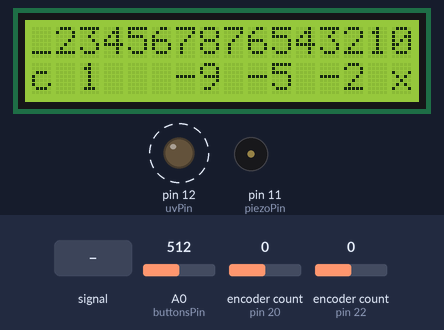
Simulated run of this sketch. Board: Arduino Mega 2560, built with avr-gcc and run on an emulated ATmega2560. Parts: 16×2 character LCD, output pins drawn as LEDs (lit = HIGH), buzzer (waves = sounding). Dashed ring = blinking. Inputs (shaded band) come from the test bench; at power-on: encoder count (sensors on pin 20, pin 22) 0, A0 (buttonsPin) = 512. What the sketch prints to the serial monitor is not drawn.

Above: at 1.51 s.
1.7 s: A0 (buttonsPin) fed a 200 Hz sine of ±255 counts around its level
At 3.73 s:
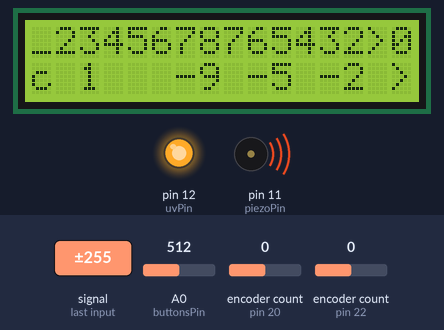
4.7 s: encoder count (sensor on pin 20) set to 4
At 7.51 s:
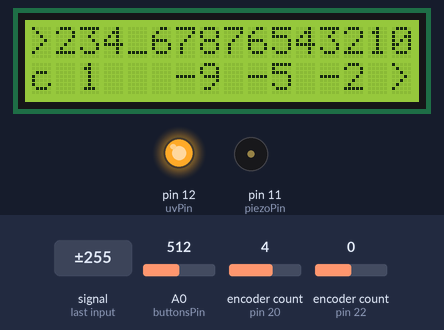
7.7 s: encoder count (sensor on pin 22) set to 1
At 7.96 s:
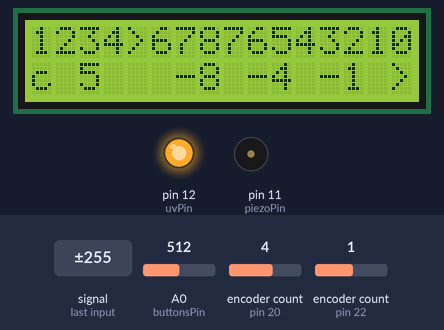
9.2 s: A0 (buttonsPin) set to 1023
At 9.58 s:
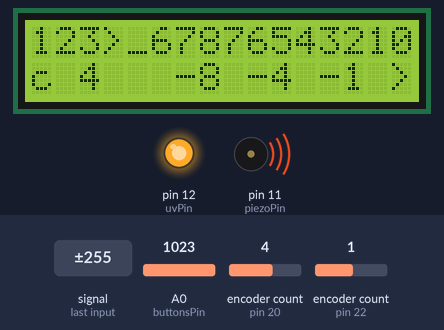
11.1 s: encoder count (sensor on pin 20) set to 5
At 11.74 s:
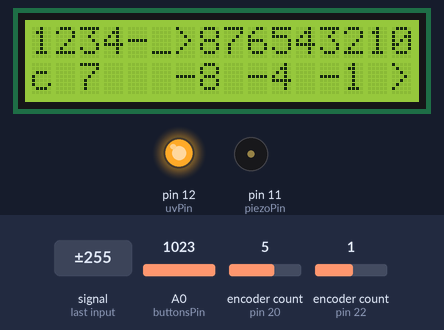
12.6 s: encoder count (sensor on pin 22) set to 2
At 13.36 s:
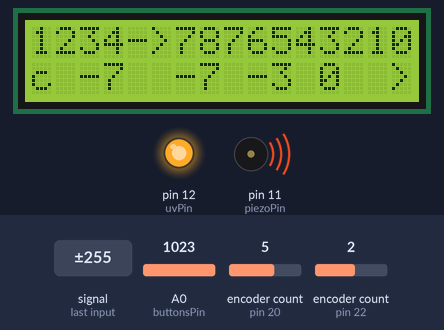
Timing chart, 0 to 15.1 s (numbered marks = the images above; inputs shaded):
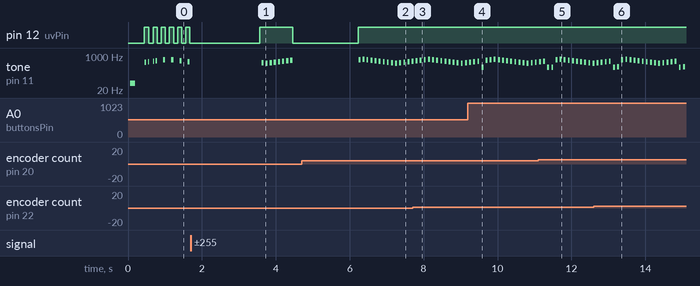

The sketch:

Ardreamoc.ino
```cpp
#include <Arduino.h>
#include <Encoder.h>
#include <LiquidCrystal.h>

int piezoPin = 11;
int buttonsPin = A0;
int uvPin = 12;

// button input as resistor ladder
int buttonsValue = 0;
int buttonsState = 0; // state 1-4 for buttons

Encoder knob1(20, 24);
Encoder knob2(22, 21);


// knob values;
int left = 0;
int right = 0;

int rootNote = 0;
// sets the notes to start on c3
int noteOffset = -9;

int thirdOffset = 4;
int fithOffset = 7;

int playState = 0;
int playNote = 0;

int curSeqNote = 0;
const int noteSeqLen = 16;
int noteSeq[noteSeqLen] = { 1, 2, 3, 4, 5, 6, 7, 8, 7, 6, 5, 4, 3, 2, 1, 0};
int seqInsertPos = 0;
int noteDelay = 50;
int notePlaying = 0;

LiquidCrystal lcd(8, 7, 5, 4, 3, 2);


unsigned long timer = 0;
unsigned long playTimer = 0;
int timeDelay = 100;


void setup() {
  Serial.begin(9600);
  Serial.println(" d a n n y  <3 ");
  lcd.begin(16, 2);
  lcd.setCursor(0,0);
  lcd.print("A D M O - S Y N T H ");
  lcd.setCursor(0,1);
  lcd.print(" d a n n y  <3 ");
  tone(piezoPin, 44);
  delay(125);
  noTone(piezoPin);
  delay(250);
  lcd.clear();
  pinMode(uvPin, OUTPUT);
  digitalWrite(uvPin, HIGH);
}

int notePitchCalc(int n) {
  //n in halfsteps above A4;

  //fn freq in hz
  //fn = f0 * (a)^n
  //f0 = 440hz // which is A4 above middle C
  //a = (2)1/12 = 1.059463094359
  float a = 1.059463094359;
  return 440 * pow(a, n);
}

void getButtonInput() {
  buttonsValue = analogRead(buttonsPin);
  if(buttonsValue == 1023) {
    buttonsState = 1;
  }
  else if (buttonsValue >= 990 && buttonsValue <= 1010) {
    buttonsState = 2;
  }
  else if (buttonsValue >= 505 && buttonsValue <= 515) {
    buttonsState = 3;
  }
  else if (buttonsValue >= 5 && buttonsValue <= 10) {
    buttonsState = 4;
  }
  else {
    buttonsState = 0;
  }
  //Serial.println(buttonsValue);
}

int getSeqNote(int pos){
  if( pos < 0 ) {
    pos = noteSeqLen;     // ***** BUG in here curSeqNote should be Pos???
  } else if( curSeqNote > noteSeqLen - 1) {
    curSeqNote = 0;
  }
 return noteSeq[pos];

}
void setSeqNote(int pos, int note) {
  noteSeq[pos] = note;
}
void printSeq() {
   lcd.setCursor(0,0);
   for (int i = 0; i < noteSeqLen; i ++ ) {
    lcd.setCursor(i,0);
    lcd.print(getSeqNote(i));
   }
  lcd.setCursor(seqInsertPos,0);
  lcd.print("_");

}
int setSeqPos(int val) {
  if (val <0 ) {
    val = noteSeqLen - 1;
    knob1.write((noteSeqLen - 1) * 4);
    left = noteSeqLen - 1;
  } else if (val > noteSeqLen - 1) {
    val = 0;
    knob1.write(0);
    left = 0;
  }
  return val;

}

void loop() {
  getButtonInput();

  if (buttonsState == 1) {
        //insert note
        setSeqNote(seqInsertPos, rootNote);

      }


  right = knob2.read()  / 4;
  left = knob1.read() / 4;

  rootNote = right + noteOffset;

  seqInsertPos = setSeqPos(left);
  //Serial.println(left);
  //Serial.println(seqInsertPos);
  playNote = getSeqNote(curSeqNote);

  if( playState == 1 && notePlaying) {
    int pitch = notePitchCalc(playNote);
    tone(piezoPin,  pitch);


  } else {
    noTone(piezoPin);

  }
  if((millis() - playTimer) > noteDelay) {
      //toggle note on / off
     if( notePlaying == 0) {
       notePlaying = 1;
       //increase sequancer step
       curSeqNote++;
     } else {
       notePlaying = 0;
     }

     playTimer = millis();
  }


  if ((millis() - timer) > timeDelay ) {

    if(buttonsState == 3) {
    if(playState == 0) {
      playState= 1;
    } else {
      playState = 0;
    }
  } // end button

    lcd.clear();
    printSeq();


    lcd.setCursor(0,1);
    lcd.print("c ");
    if(playState==1) {
      lcd.print( noteSeq[curSeqNote] );
    } else {
      lcd.print( noteSeq[seqInsertPos] );

    }
    lcd.setCursor(6,1);
    lcd.print(rootNote);
    lcd.print(" ");
    lcd.print(rootNote + thirdOffset);
    lcd.print(" ");
    lcd.print(rootNote + fithOffset);
    lcd.print(" ");

    lcd.setCursor(15,1);
    if(playState==1) {
      lcd.print(">");
      lcd.setCursor(curSeqNote, 0);
      lcd.print(">");
      digitalWrite(uvPin, HIGH);
    } else {
      lcd.print("x");
      digitalWrite(uvPin, LOW);
    }

    timer = millis();

  }


} // end void loop()
```

Measured:
- by itself, tone on pin 11 (piezoPin): plays 659 Hz for 0.05 s, 698 Hz for 0.05 s, 659 Hz for 0.05 s, 622 Hz for 0.05 s, 587 Hz for 0.05 s, 554 Hz for 0.05 s … (14 notes in this stretch)
